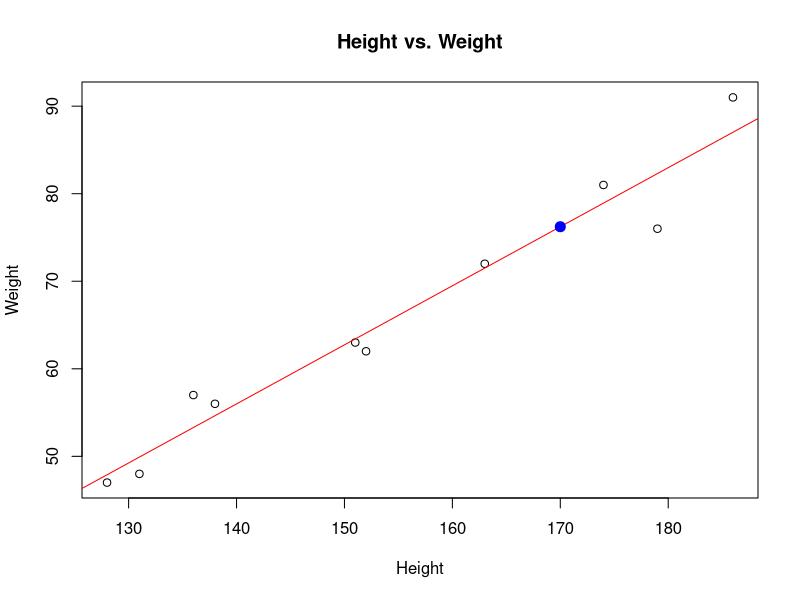

This chart was generated by the following R code:
# Input vectors
height <- c(151, 174, 138, 186, 128, 136, 179, 163, 152, 131)
weight <- c(63, 81, 56, 91, 47, 57, 76, 72, 62, 48)

# Create linear regression model
model <- lm(weight ~ height)

# Predict weight for height 170
new_height <- data.frame(height = 170)
predicted_weight <- predict(model, newdata = new_height)

# Visualize regression graphically
plot(height, weight, main = "Height vs. Weight", xlab = "Height", ylab = "Weight")
abline(model, col = "red")
points(170, predicted_weight, col = "blue", pch = 20, cex = 2)
